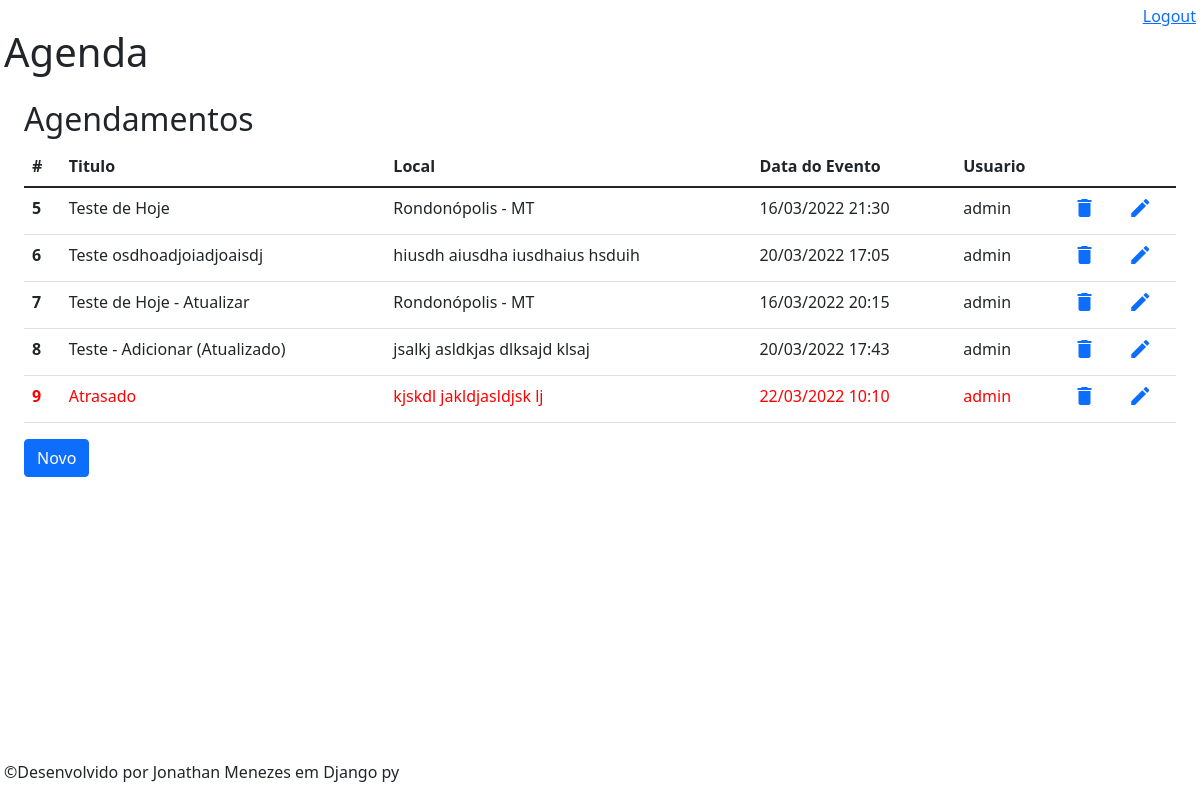
The page /agenda/ (signed in) on the database its author committed.
### core/models.py (models this page shows, shortened)
class Evento(models.Model):
    titulo = models.CharField(max_length=100)
    descricao = models.TextField()
    local = models.TextField()
    data_evento = models.DateTimeField(blank=True,
                                       null=True,
                                       verbose_name='Data do Evento')
    data_criacao = models.DateTimeField(auto_now=True,
                                        verbose_name='Data de Criação')
    usuario = models.ForeignKey(User, on_delete=models.CASCADE)
    class Meta:
        db_table = 'evento'
    def get_data_evento(self):
        return self.data_evento.strftime('%d/%m/%Y %H:%M')
    def get_atrasado(self):
        return self.data_evento > datetime.now()

### core/views.py (the view)
# urls.py: path('agenda/', views.evento_listar_todos),
@login_required(login_url='/login/')
def evento_listar_todos(request):
    usuario = request.user
    eventos = Evento.objects.filter(usuario=usuario)
    dados = {'eventos': eventos, 'usuario': usuario}
    return render(request, 'agenda.html', dados)

### templates/agenda.html
{% extends "model-page.html" %}
{% block content %}
    <h2>Agendamentos</h2>
    <table class="table">
        <thead>
            <tr>
                <th scope="col">#</th>
                <th scope="col">Titulo</th>
                <th scope="col">Local</th>
                <th scope="col">Data do Evento</th>
                <th scope="col">Usuario</th>
                <th scope="col"></th>
                <th scope="col"></th>
            </tr>
        </thead>
        <tbody>
            {% for evento in eventos %}
                <tr style={% if evento.get_atrasado %}
                            "color:red"
                           {% endif %}>
                    <th scope="row">{{ evento.id }}</th>
                    <td>{{ evento.titulo }}</td>
                    <td>{{ evento.local }}</td>
                    <td>{{ evento.get_data_evento }}</td>
                    <td>{{ evento.usuario }}</td>
                    <td>
                        <a href="evento/excluir/{{ evento.id }}"
                           data-confirm-text="Deseja realmente excluir?">
                            <i class="material-icons">delete</i>
                        </a>
                    </td>
                    <td>
                        <a href="evento/?id={{ evento.id }}">
                            <i class="material-icons">edit</i>
                        </a>
                    </td>
                </tr>
            {% endfor %}
        </tbody>
    </table>
    <a class="btn btn-primary" href="evento/" role="button">Novo</a>
{% endblock %}

### templates/model-page.html (shortened to what this page needs)
<!DOCTYPE html>
<html lang="pt-br">
<head>
    <link href="https://cdn.jsdelivr.net/npm/bootstrap@5.1.3/dist/css/bootstrap.min.css"
          rel="stylesheet"
>
    <div class="m-1">
        {% include "model-header.html" %}
    </div>
</head>
<body>
    <div class="m-4">
        {% block content %} {% endblock %}
    </div>
    <div class="fixed-bottom mx-1">
        {% include "model-footer.html" %}
    </div>
</body>
</html>

### templates/model-header.html (shortened to what this page needs)
<div align="right">
    <a href="/logout">Logout</a>
</div>
<h1>Agenda</h1>

### templates/model-footer.html
<p>&copy;Desenvolvido por Jonathan Menezes em Django py</p>

### rows shown on the page
Evento: id "5", titulo "Teste de Hoje", local "Rondonópolis - MT", get_data_evento "16/03/2022 21:30", usuario "admin"
Evento: id "6", titulo "Teste osdhoadjoiadjoaisdj", local "hiusdh aiusdha iusdhaius hsduih", get_data_evento "20/03/2022 17:05", usuario "admin"
Evento: id "7", titulo "Teste de Hoje - Atualizar", local "Rondonópolis - MT", get_data_evento "16/03/2022 20:15", usuario "admin"
Evento: id "8", titulo "Teste - Adicionar (Atualizado)", local "jsalkj asldkjas dlksajd klsaj", get_data_evento "20/03/2022 17:43", usuario "admin"
Evento: id "9", titulo "Atrasado", local "kjskdl jakldjasldjsk lj", get_data_evento "22/03/2022 10:10", usuario "admin"
